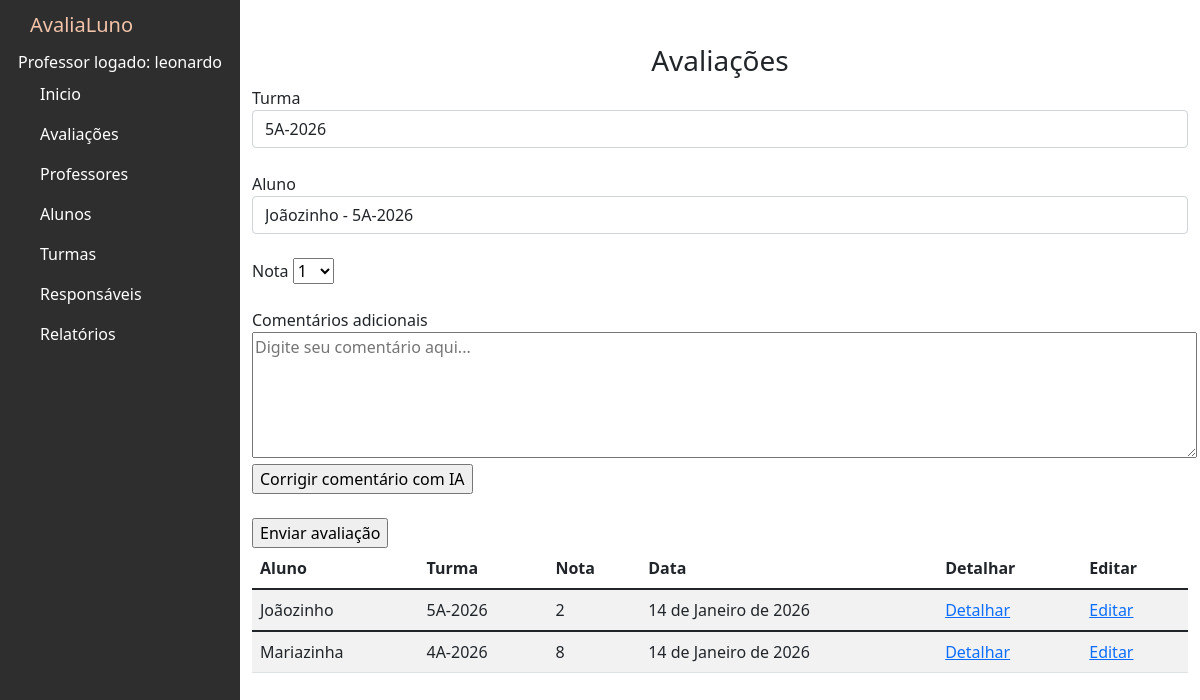
Screenshot of /avaliacoes (signed in) with the database file from the repository.
### avaliacoes/models.py (models this page shows, shortened)
class Avaliacao(models.Model):
    aluno = models.ForeignKey(Aluno, on_delete=models.CASCADE)
    nota = models.DecimalField(max_digits=1, decimal_places=0)
    comentario = models.TextField(blank=True, null=True)
    data = models.DateField()
    class Meta:
        verbose_name = "Avaliação"
        verbose_name_plural = "Avaliações" # Define o nome plural personalizado

class Aluno(models.Model):
    nome = models.CharField(max_length=100)
    turma = models.ForeignKey(Turma, on_delete=models.PROTECT)
    responsavel = models.ForeignKey(Responsavel, on_delete=models.PROTECT)
    class Meta:
        verbose_name = "Aluno"
        verbose_name_plural = "Alunos" # Define o nome plural personalizado

class Turma(models.Model):
    nome = models.CharField(max_length=100)
    class Meta:
        verbose_name = "Turma"
        verbose_name_plural = "Turmas" # Define o nome plural personalizado

### avaliacoes/views.py (the view)
# urls.py: path('avaliacoes',views.avaliacoes,name='avaliacoes'),
def avaliacoes(request):
        lista_avaliacoes = Avaliacao.objects.all()
        lista_alunos = Aluno.objects.all()
        lista_turmas = Turma.objects.all()
        return render(request,'avaliacoes.html',{'lista_avaliacoes':lista_avaliacoes, 'lista_alunos': lista_alunos, 'lista_turmas':lista_turmas})

### avaliacoes/templates/avaliacoes.html (shortened to what this page needs)
{% extends 'base.html' %}
{% block content %}
<h3><center> Avaliações </center></h3>
<form action="" method="POST">{% csrf_token %}
  <div class="form-group">
      <label for="exampleFormControlInput1">Turma</label>
      <select name="turma" class="form-control" id="exampleFormControlInput1">
        {% for turma in lista_turmas %}
          <option value="{{ turma.id }}">{{ turma.nome }}</option>
        {% endfor %}
      </select>
    </div><br>
    <div class="form-group">
  <div class="form-group">
      <label for="exampleFormControlInput1">Aluno</label>
      <select name="aluno" class="form-control" id="exampleFormControlInput1">
        {% for aluno in lista_alunos %}
          <option value="{{ aluno.id }}">{{ aluno.nome }} - {{aluno.turma.nome}}</option>
        {% endfor %}
      </select>
    </div><br>
    <div class="form-group">
      <label for="exampleFormControlInput1">Nota</label>
     <select name="cars" id="car-select">
  <option value="1">1</option>
</select>
    </div>
    <br>
    <div class="form-group">
      <label for="exampleFormControlInput1">Comentários adicionais</label>
        <br><textarea id="comentario" name="comentario" rows="5" cols="100" placeholder="Digite seu comentário aqui..."></textarea>
        </div> <input type="submit" value="Corrigir comentário com IA">
    <div class="form-group">
      <br>
      <input type="submit" value="Enviar avaliação">
    </div>
  </form>
<div class="table-wrapper-scroll-y my-custom-scrollbar">
  <table class="table table-striped mb-1">
      <thead>
          <tr>
              <th scope="col">Aluno</th>
              <th scope="col">Turma</th>
              <th scope="col">Nota</th>
              <th scope="col">Data</th>
              <th scope="col">Detalhar</th>
              <th scope="col">Editar</th>
          </tr>
      </thead>
          {% for avaliacao in lista_avaliacoes %}
          <tbody>
              <tr>
                  <td>{{avaliacao.aluno.nome}}</td>
                  <td>{{avaliacao.aluno.turma.nome}}</td>
                  <td>{{avaliacao.nota}}</td>
                  <td>{{avaliacao.data}}</td>
                  <td><a href="">Detalhar</a></td>
                  <td><a href="">Editar</a></td>
              </tr>
          </tbody>
          {% endfor %}
  </table>
</div>
{% endblock %}

### avaliacoes/templates/base.html (shortened to what this page needs)
{% load static %}
<!DOCTYPE html>
<html lang="pt-br">
<head>
    <link href="https://cdn.jsdelivr.net/npm/bootstrap@5.1.3/dist/css/bootstrap.min.css" rel="stylesheet">
    <link link rel="stylesheet" type="text/css" href="{% static 'base.css' %}"/>
</head>
<body>
    <div class="sidebar-container">
        <div class="sidebar-logo">AvaliaLuno</div>
        <div><center>Professor logado: {{ user.username }}</center></div>
        <ul class="sidebar-navigation">
          <li>
            <a href="{% url 'menu' %}">
               Inicio
            </a>
          </li>
          <li>
            <a href="{% url 'avaliacoes' %}">
               Avaliações
            </a>
          </li>
          <li>
            <a href="{% url 'professores' %}">
               Professores
            </a>
          </li>
          <li>
            <a href="{% url 'alunos' %}">
               Alunos
            </a>
          </li>
          <li>
            <a href="{% url 'turmas' %}">
               Turmas
            </a>
          </li>
          <li>
            <a href="{% url 'responsaveis' %}">
               Responsáveis
            </a>
          </li>
          <li>
            <a href="{% url 'relatorios' %}">
               Relatórios
            </a>
          </li>
      </div>
      dashboard
      <div class="content-container">
        <div class="container-fluid">
          {% block content %}
          {% endblock %}
        </div>
      </div>
</body>
</html>

### avaliacoes/static/base.css (style rules this page uses)
.sidebar-container { position: fixed; width: 240px; height: 100%; left: 0; overflow-x: hidden; overflow-y: auto; background: #2e2e2e; color: #fff; }
.content-container { padding-top: 20px; }
.sidebar-logo { padding: 10px 15px 10px 30px; font-size: 20px; background-color: #2e2e2e; color:#f3c3aa; }
.sidebar-navigation { padding: 0; margin: 0; list-style-type: none; position: relative; }
.sidebar-navigation li { background-color: transparent; position: relative; display: inline-block; width: 100%; line-height: 20px; }
.sidebar-navigation li a { padding: 10px 15px 10px 30px; display: block; color: #fff; }
.sidebar-navigation li a { text-decoration: none; }
.sidebar-navigation li a { text-decoration: none; outline: none; }
.sidebar-navigation li::before { position: absolute; content: ''; height: 100%; left: 0; top: 0; -webkit-transition: width 0.2s ease-in; transition: width 0.2s ease-in; width: 3px; z-index: -1; }
.content-container { padding-left: 240px; }
.my-custom-scrollbar { position: relative; height: 200px; overflow: auto; }
.table-wrapper-scroll-y { display: block; }

### rows the page displays
Avaliacao: aluno.nome "Joãozinho", aluno.turma.nome "5A-2026", nota "2", data "14 de Janeiro de 2026"
Avaliacao: aluno.nome "Mariazinha", aluno.turma.nome "4A-2026", nota "8", data "14 de Janeiro de 2026"

### other values shown
{{ user.username }} "leonardo"
form field turma "5A-2026"
form field aluno "Joãozinho - 5A-2026"
